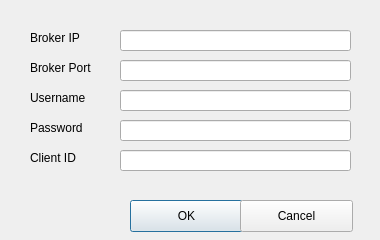
<?xml version="1.0" encoding="UTF-8"?>
<ui version="4.0">
 <class>Dialog</class>
 <widget class="QDialog" name="Dialog">
  <property name="geometry">
   <rect>
    <x>0</x>
    <y>0</y>
    <width>380</width>
    <height>240</height>
   </rect>
  </property>
  <property name="minimumSize">
   <size>
    <width>380</width>
    <height>240</height>
   </size>
  </property>
  <property name="maximumSize">
   <size>
    <width>380</width>
    <height>240</height>
   </size>
  </property>
  <property name="windowTitle">
   <string>Config</string>
  </property>
  <widget class="QPushButton" name="dialog_ok_btn">
   <property name="geometry">
    <rect>
     <x>130</x>
     <y>200</y>
     <width>113</width>
     <height>32</height>
    </rect>
   </property>
   <property name="text">
    <string>OK</string>
   </property>
  </widget>
  <widget class="QPushButton" name="dialog_cancel_btn">
   <property name="geometry">
    <rect>
     <x>240</x>
     <y>200</y>
     <width>113</width>
     <height>32</height>
    </rect>
   </property>
   <property name="text">
    <string>Cancel</string>
   </property>
  </widget>
  <widget class="QLabel" name="broker_ip_label">
   <property name="geometry">
    <rect>
     <x>30</x>
     <y>30</y>
     <width>80</width>
     <height>16</height>
    </rect>
   </property>
   <property name="text">
    <string>Broker IP</string>
   </property>
  </widget>
  <widget class="QLabel" name="username_label">
   <property name="geometry">
    <rect>
     <x>30</x>
     <y>90</y>
     <width>80</width>
     <height>16</height>
    </rect>
   </property>
   <property name="text">
    <string>Username</string>
   </property>
  </widget>
  <widget class="QLabel" name="password_label">
   <property name="geometry">
    <rect>
     <x>30</x>
     <y>120</y>
     <width>80</width>
     <height>16</height>
    </rect>
   </property>
   <property name="text">
    <string>Password</string>
   </property>
  </widget>
  <widget class="QLabel" name="broker_port_label">
   <property name="geometry">
    <rect>
     <x>30</x>
     <y>60</y>
     <width>80</width>
     <height>16</height>
    </rect>
   </property>
   <property name="text">
    <string>Broker Port</string>
   </property>
  </widget>
  <widget class="QLabel" name="client_id_label">
   <property name="geometry">
    <rect>
     <x>30</x>
     <y>150</y>
     <width>80</width>
     <height>16</height>
    </rect>
   </property>
   <property name="text">
    <string>Client ID</string>
   </property>
  </widget>
  <widget class="QLineEdit" name="broker_ip_line">
   <property name="geometry">
    <rect>
     <x>120</x>
     <y>30</y>
     <width>231</width>
     <height>21</height>
    </rect>
   </property>
  </widget>
  <widget class="QLineEdit" name="broker_port_line">
   <property name="geometry">
    <rect>
     <x>120</x>
     <y>60</y>
     <width>231</width>
     <height>21</height>
    </rect>
   </property>
  </widget>
  <widget class="QLineEdit" name="username_line">
   <property name="geometry">
    <rect>
     <x>120</x>
     <y>90</y>
     <width>231</width>
     <height>21</height>
    </rect>
   </property>
  </widget>
  <widget class="QLineEdit" name="password_line">
   <property name="geometry">
    <rect>
     <x>120</x>
     <y>120</y>
     <width>231</width>
     <height>21</height>
    </rect>
   </property>
   <property name="echoMode">
    <enum>QLineEdit::Password</enum>
   </property>
  </widget>
  <widget class="QLineEdit" name="client_id_line">
   <property name="geometry">
    <rect>
     <x>120</x>
     <y>150</y>
     <width>231</width>
     <height>21</height>
    </rect>
   </property>
  </widget>
 </widget>
 <resources/>
 <connections/>
</ui>
